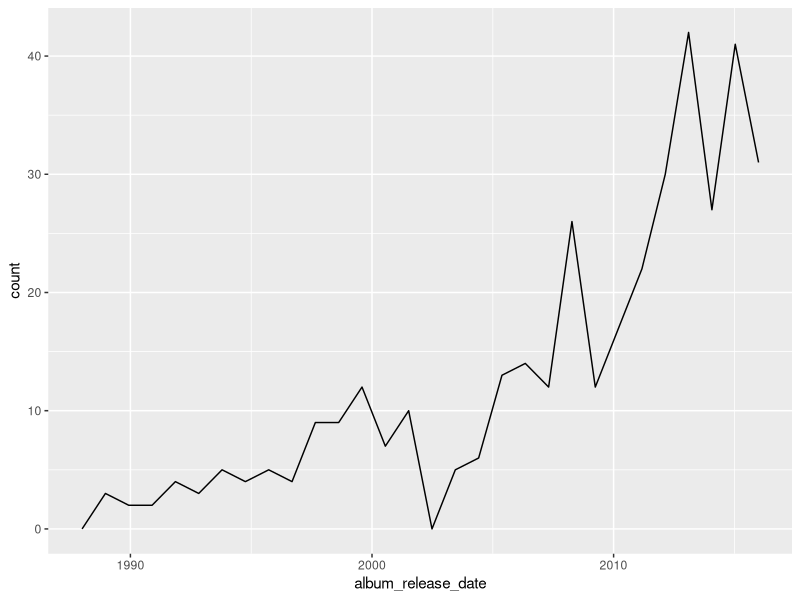

This figure's R source: (Note: this script raises an error after producing the figure.)
library(tidyverse)


candidates_in_hiphop <- read_csv("genius_hip_hop_lyrics_csv.csv")


mentions <- ggplot(candidates_in_hiphop) + geom_bar(aes(x = candidate, fill = candidate)) + 
  ylab("Number of Time Mentioned")


positive_sentiment <- subset(candidates_in_hiphop, sentiment == "positive")


positive_mentions <- ggplot(positive_sentiment) + geom_bar(aes(x = candidate, fill = candidate)) + 
  ylab("Number of times mentioned positively")


ggplot(candidates_in_hiphop) + geom_freqpoly(aes(x = album_release_date)) + xlim(1988,2016)


trump_only <- subset(candidates_in_hiphop, candidate == "donald trump")


trump_sentiment <- ggplot(trump_only) + geom_bar(aes(x = sentiment, fill = theme)) + 
  xlab("Sentiment of Donald Trump in a Hip Hop Song") + ylab("Number of Songs")

trump_theme <- ggplot(trump_only) + geom_bar(aes(x = theme, fill = sentiment)) + 
  xlab("Context of which Donald Trump is talked about") + ylab("Number of Songs")


trump_positive <- subset(trump_only, sentiment == "positive")


trump_negative <- subset(trump_only, sentiment == "negative")


trump_neutral <- subset(trump_only, sentiment == "neutral")


trump_sentiment_time <- ggplot() + 
  geom_smooth(data = trump_positive, aes(x = album_release_date, y = ..count.., fill = sentiment), 
              stat = "bin", color = "green") +
  geom_smooth(data = trump_neutral, aes(x = album_release_date, y = ..count.., fill = sentiment), 
              stat = "bin", color = "black") + 
  geom_smooth(data = trump_negative, aes(x = album_release_date, y = ..count.., fill = sentiment), 
              stat = "bin", color = "red") + 
  xlab("Year") + ylab("Number of Trump Mentions") + ggtitle("Positive, Negative, and Neutral Mentions of Trump Over Time")


legend(1990, 15, legend = c("positive", "neutral", "negative"), col = c("green", "black", "red"))
 


trump_money <- subset(trump_only, theme == "money")


trump_politics <- subset(trump_only, theme == "political")


trump_theme_time <- ggplot() + 
  geom_smooth(data = trump_money, aes(x = album_release_date, y = ..count..), stat = "bin", color = "green") +
  geom_smooth(data = trump_politics, aes(x = album_release_date, y = ..count..), stat = "bin", color = "red") + 
  xlab("Year") + ylab("Number of Trump mentions")
